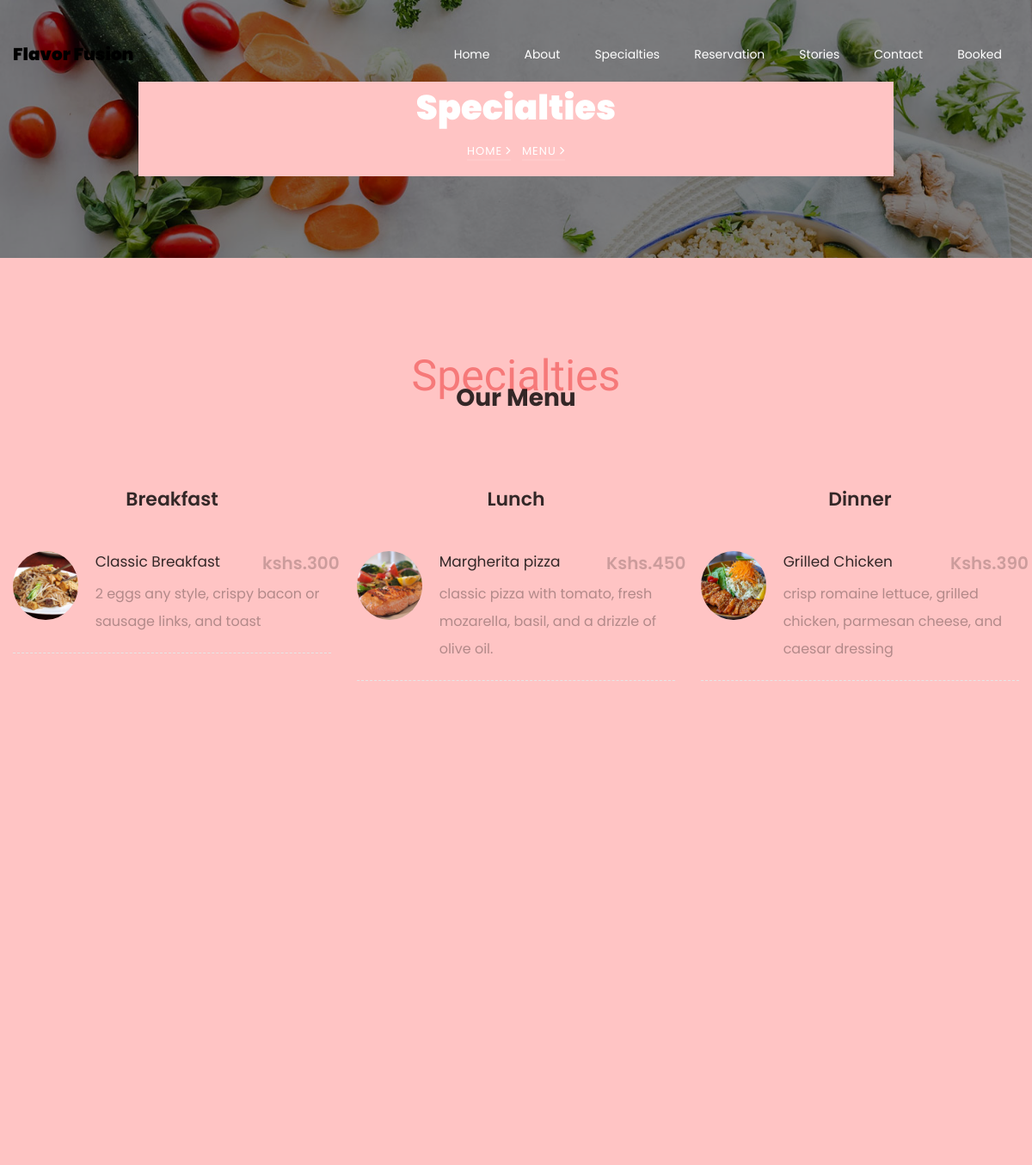
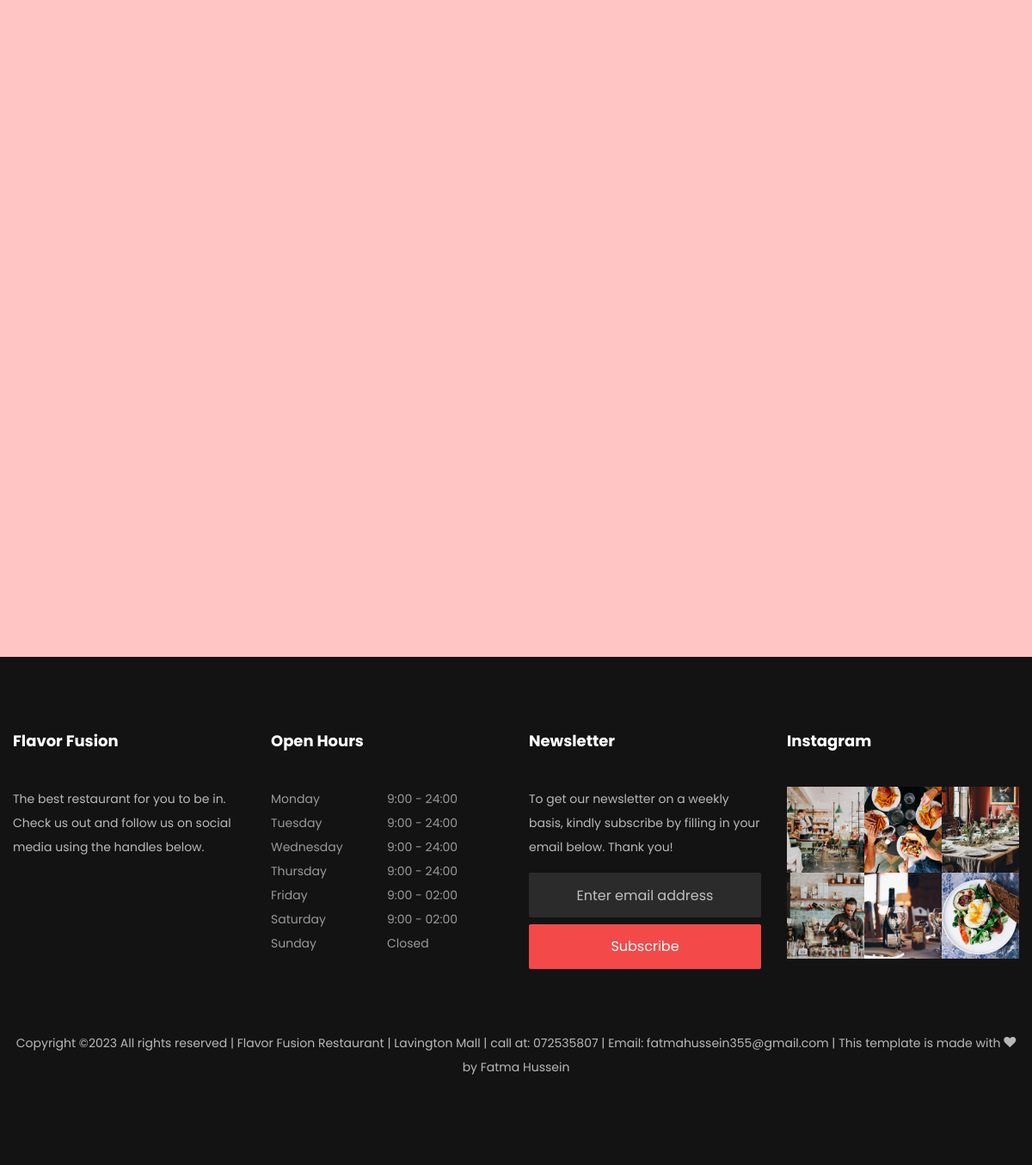
The page /menu on the database its author committed (2 pictures, top to bottom).
### restaurant/models.py (models this page shows, shortened)
class Menu(models.Model):
    name = models.CharField(max_length=50, default='name')
    heading = models.CharField(max_length=50, default='heading')
    text1 = models.CharField(max_length=500, default='text1')
    text2 = models.CharField(max_length=500, default='text2')
    text3 = models.CharField(max_length=500, default='text3')
    text4 = models.CharField(max_length=500, default='text4')
    text5 = models.CharField(max_length=500, default='text5')
    text6 = models.CharField(max_length=500, default='text6')
    text7 = models.CharField(max_length=500, default='text4')
    text8 = models.CharField(max_length=500, default='text5')
    text9 = models.CharField(max_length=500, default='text6')
    text10 = models.CharField(max_length=500, default='text4')
    text11 = models.CharField(max_length=500, default='text5')
    text12 = models.CharField(max_length=500, default='text6')
    text16 = models.CharField(max_length=500, default='text4')
    text17 = models.CharField(max_length=500, default='text5')
    text18 = models.CharField(max_length=500, default='text6')
    text19 = models.CharField(max_length=500, default='text4')
    text20 = models.CharField(max_length=500, default='text5')
    text21 = models.CharField(max_length=500, default='text6')

### restaurant/views.py (the view)
# urls.py: path('menu', views.menu, name='menu'),
def menu(request):
    menu = Menu.objects.all()
    return render(request, 'menu.html', {'menu':menu})

### restaurant/templates/menu.html (shortened to what this page needs)
{% extends 'common.html' %}
{% load static %}
{% block body %}
    <section class="hero-wrap hero-wrap-2" style="background-image: url('{% static 'images/bg_4.jpg' %}');" data-stellar-background-ratio="0.5">
      <div class="container">
        <div class="row no-gutters slider-text align-items-center justify-content-center">
          <div class="col-md-9 ftco-animate text-center" style="background: #ffc4c4" >
            <h1 class="mb-2 bread">Specialties</h1>
            <p class="breadcrumbs"><span class="mr-2"><a href="index.html">Home <i class="ion-ios-arrow-forward"></i></a></span> <span>Menu <i class="ion-ios-arrow-forward"></i></span></p>
          </div>
        </div>
      </div>
    </section>
{% for menu in menu %}
<section class="ftco-section" style="background: #ffc4c4">
    	<div class="container">
    		<div class="row justify-content-center mb-5 pb-2">
          <div class="col-md-7 text-center heading-section ftco-animate">
          	<span class="subheading">{{ menu.name }}</span>
            <h2 class="mb-4">{{ menu.heading }}</h2>
          </div>
        </div>
        <div class="row">
        	<div class="col-md-6 col-lg-4 menu-wrap">
        		<div class="heading-menu text-center ftco-animate">
        			<h3>Breakfast</h3>
        		</div>
        		<div class="menus d-flex ftco-animate">
              <div class="menu-img img" style="background-image: url({% static 'images/breakfast-1.jpg' %});"></div>
              <div class="text">
              	<div class="d-flex">
	                <div class="one-half">
	                  <h3>{{ menu.text1 }}</h3>
	                </div>
	                <div class="one-forth">
	                  <span class="price">kshs.300</span>
	                </div>
	              </div>
	              <p><span>2 eggs any style</span>, <span>crispy bacon or sausage links</span>, <span>and toast</span></p>
              </div>
            </div>
        	</div>
        	<div class="col-md-6 col-lg-4 menu-wrap">
        		<div class="heading-menu text-center ftco-animate">
        			<h3>Lunch</h3>
        		</div>
        		<div class="menus d-flex ftco-animate">
              <div class="menu-img img" style="background-image: url({% static 'images/lunch-1.jpg' %});"></div>
              <div class="text">
              	<div class="d-flex">
	                <div class="one-half">
	                  <h3>{{ menu.text4 }}</h3>
	                </div>
	                <div class="one-forth">
	                  <span class="price">Kshs.450</span>
	                </div>
	              </div>
	              <p><span>classic pizza with tomato</span>, <span>fresh mozarella</span>, <span>basil</span>, <span>and a drizzle of olive oil.</span></p>
              </div>
            </div>
        	</div>
        	<div class="col-md-6 col-lg-4 menu-wrap">
        		<div class="heading-menu text-center ftco-animate">
        			<h3>Dinner</h3>
        		</div>
        		<div class="menus d-flex ftco-animate">
              <div class="menu-img img" style="background-image: url({% static 'images/dinner-1.jpg' %});"></div>
              <div class="text">
              	<div class="d-flex">
	                <div class="one-half">
	                  <h3>{{ menu.text7 }}</h3>
	                </div>
	                <div class="one-forth">
	                  <span class="price">Kshs.390</span>
	                </div>
	              </div>
	              <p><span>crisp romaine lettuce</span>, <span>grilled chicken</span>, <span>parmesan cheese</span>, <span>and caesar dressing</span></p>
              </div>
            </div>
        	</div>
        	<div class="col-md-6 col-lg-4 menu-wrap">
        	</div>
        	<div class="col-md-6 col-lg-4 menu-wrap">
        	</div>
        	<div class="col-md-6 col-lg-4 menu-wrap">
        	</div>
        </div>
        <div class="row">
        </div>
    	</div>
    </section>
{% endfor %}
{% endblock %}

### rows shown on the page
Menu: name "Specialties", heading "Our Menu", text1 "Classic Breakfast", text4 "Margherita pizza", text7 "Grilled Chicken"
